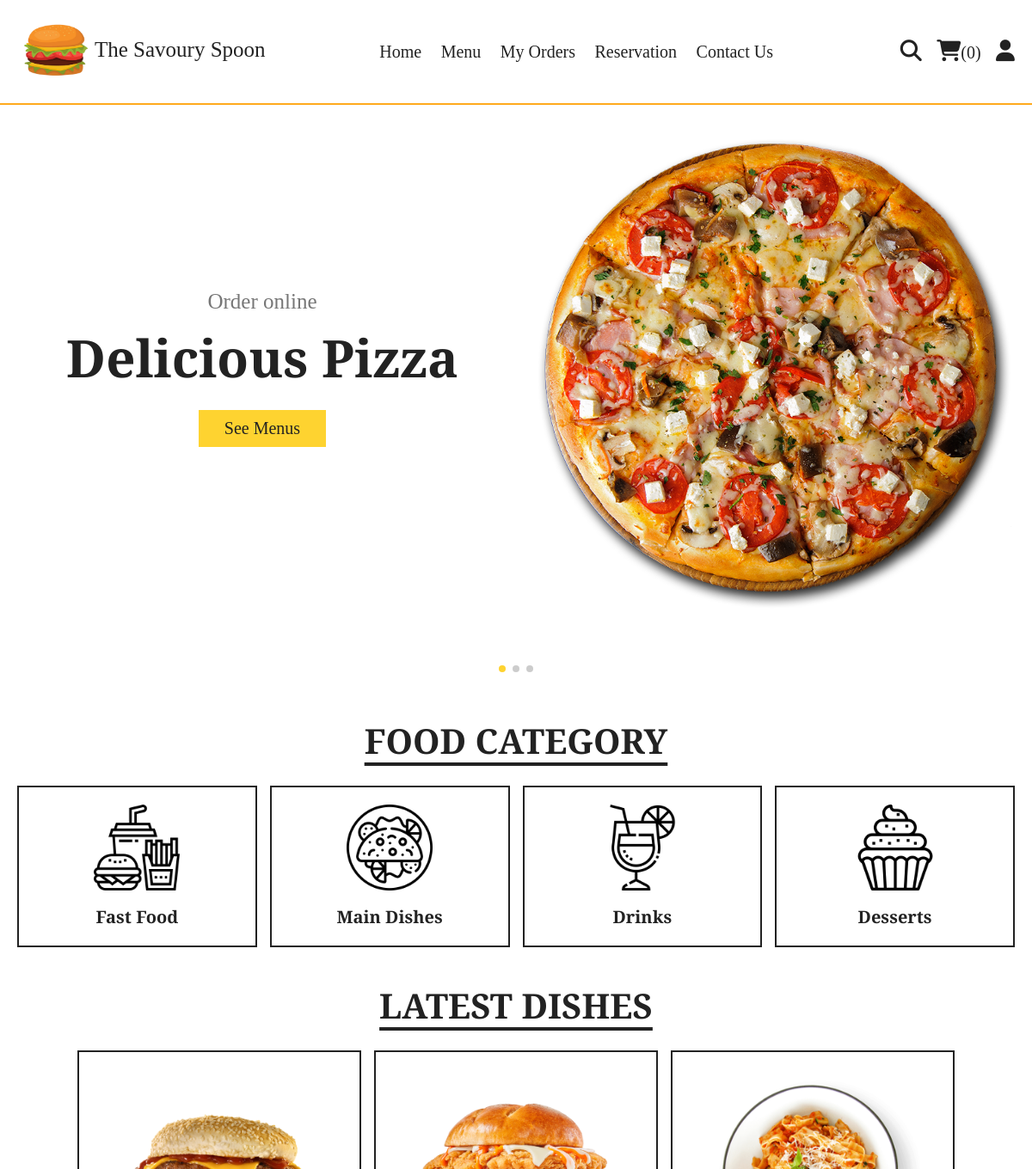
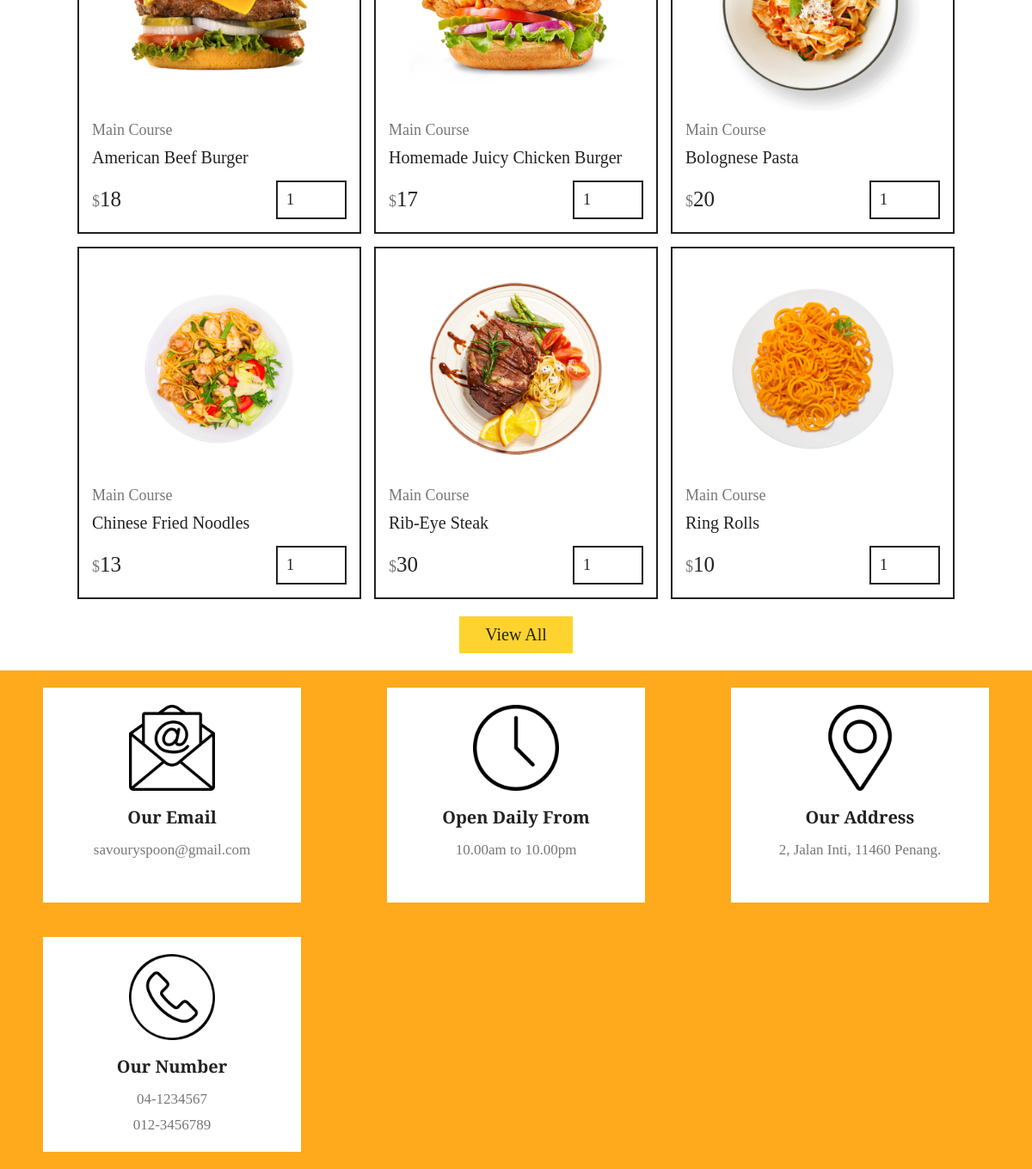
The app's page /home.php with its own data (2 pictures, top to bottom).
### tables this page shows
CREATE TABLE `products` (
  `id` int(100) NOT NULL,
  `name` varchar(100) NOT NULL,
  `category` varchar(100) NOT NULL,
  `price` int(10) NOT NULL,
  `image` varchar(100) NOT NULL
);

### home.php (the view, shortened to what this page needs)
<?php
include 'components/connect.php';
?>
<!DOCTYPE html>
<html lang="en">
<head>
   <link rel="stylesheet" href="https://unpkg.com/swiper@8/swiper-bundle.min.css" />
   <link rel="stylesheet" href="https://cdnjs.cloudflare.com/ajax/libs/font-awesome/6.1.1/css/all.min.css">
   <link rel="stylesheet" href="css/style.css">
</head>
<body>
<?php include 'components/user_header.php'; ?>
<section class="hero">
   <div class="swiper hero-slider">
      <div class="swiper-wrapper">
         <div class="swiper-slide slide">
            <div class="content">
               <span>Order online</span>
               <h3>Delicious pizza</h3>
               <a href="menu.php" class="btn">See Menus</a>
            </div>
            <div class="image">
               <img src="images/home-img-1.png" alt="">
            </div>
         </div>
         <div class="swiper-slide slide">
            <div class="content">
               <span>Order online</span>
               <h3>Chezzy hamburger</h3>
               <a href="menu.php" class="btn">see menus</a>
            </div>
            <div class="image">
               <img src="images/home-img-2.png" alt="">
            </div>
         </div>
         <div class="swiper-slide slide">
            <div class="content">
               <span>Order online</span>
               <h3>Roasted chicken</h3>
               <a href="menu.php" class="btn">see menus</a>
            </div>
            <div class="image">
               <img src="images/home-img-3.png" alt="">
            </div>
         </div>
      </div>
      <div class="swiper-pagination"></div>
   </div>
</section>
<section class="category">
   <h1 class="title">food category</h1>
   <div class="box-container">
      <a href="category.php?category=fast food" class="box">
         <img src="images/cat-1.png" alt="">
         <h3>fast food</h3>
      </a>
      <a href="category.php?category=main dish" class="box">
         <img src="images/cat-2.png" alt="">
         <h3>main dishes</h3>
      </a>
      <a href="category.php?category=drinks" class="box">
         <img src="images/cat-3.png" alt="">
         <h3>drinks</h3>
      </a>
      <a href="category.php?category=desserts" class="box">
         <img src="images/cat-4.png" alt="">
         <h3>desserts</h3>
      </a>
   </div>
</section>
<section class="products">
   <h1 class="title">latest dishes</h1>
   <div class="box-container">
      <?php
         $select_products = $conn->prepare("SELECT * FROM `products` LIMIT 6");
         $select_products->execute();
         if($select_products->rowCount() > 0){
            while($fetch_products = $select_products->fetch(PDO::FETCH_ASSOC)){
      ?>
      <form action="" method="post" class="box">
         <img src="uploaded_img/<?= $fetch_products['image']; ?>" alt="">
         <a href="category.php?category=<?= $fetch_products['category']; ?>" class="cat"><?= $fetch_products['category']; ?></a>
         <div class="name"><?= $fetch_products['name']; ?></div>
         <div class="flex">
            <div class="price"><span>$</span><?= $fetch_products['price']; ?></div>
            <input type="number" name="qty" class="qty" min="1" max="99" value="1" maxlength="2">
         </div>
      </form>
      <?php
            }
         }else{
            echo '<p class="empty">no products added yet!</p>';
         }
      ?>
   </div>
   <div class="more-btn">
      <a href="menu.php" class="btn">View all</a>
   </div>
</section>
<?php include 'components/footer.php'; ?>
</body>
</html>

### components/user_header.php (shortened to what this page needs)
<header class="header">
   <section class="flex">
    <a href="home.php" class="logo"><img src="images/logo.png" width="90" height="80" align="center">The Savoury Spoon</a>
      <nav class="navbar">
         <a href="home.php">Home</a>
         <a href="menu.php">Menu</a>
         <a href="orders.php">My Orders</a>
         <a href="reservation.php">Reservation</a>
         <a href="contact.php">Contact Us</a>
      </nav>
      <div class="icons">
         <?php
            $count_cart_items = $conn->prepare("SELECT * FROM `cart` WHERE user_id = ?");
            $count_cart_items->execute([$user_id]);
            $total_cart_items = $count_cart_items->rowCount();
         ?>
         <a href="search.php"><i class="fas fa-search"></i></a>
         <a href="cart.php"><i class="fas fa-shopping-cart"></i><span>(<?= $total_cart_items; ?>)</span></a>
         <div id="user-btn" class="fas fa-user"></div>
      </div>
   </section>
</header>

### components/footer.php (shortened to what this page needs)
<footer class="footer">
   <section class="grid">
      <div class="box">
         <img src="images/email-icon.png" alt="">
         <h3>Our email</h3>
         <a href="mailto:shaikhanas@gmail.com">savouryspoon@gmail.com</a>
      </div>
      <div class="box">
         <img src="images/clock-icon.png" alt="">
         <h3>Open Daily From</h3>
         <p>10.00am to 10.00pm</p>
      </div>
      <div class="box">
         <img src="images/map-icon.png" alt="">
         <h3>Our address</h3>
         <a href="https://goo.gl/maps/1vi5Wm8uCxrX7CdF9">2, Jalan Inti, 11460 Penang.</a>
      </div>
      <div class="box">
         <img src="images/phone-icon.png" alt="">
         <h3>Our number</h3>
         <a href="tel:041234567">04-1234567</a>
         <a href="tel:0123456789">012-3456789</a>
      </div>
   </section>
</footer>

### css/style.css (style rules this page uses)
:root { --yellow:#fed330; --red:#e74c3c; --white:#fff; --black:#222; --light-color:#777; --border:.2rem solid var(--black); }
* { font-family: 'EB Garamond'; margin:0; padding:0; box-sizing: border-box; outline: none; border: none; text-decoration: none; }
html { font-size: 62.5%; overflow-x: hidden; scroll-behavior: smooth; stop-opacity: 7rem; }
section { margin:0 auto; max-width: 1200px; padding:2rem; }
.title { text-align: center; margin-bottom: 2.5rem; font-size: 4rem; color:var(--black); text-transform: uppercase; text-decoration: underline; text-underline-offset: 1rem; }
.btn, .delete-btn { margin-top: 1rem; display: inline-block; font-size: 2rem; padding:1rem 3rem; cursor: pointer; text-transform: capitalize; transition: .2s linear; }
.btn { background-color: var(--yellow); color:var(--black); }
.header { position: sticky; top:0; left:0; right:0; z-index: 1000; background-color: var(--white); border-bottom: var(--border); border-bottom-color: #FFAA1D; }
.header .flex { display: flex; align-items: center; justify-content: space-between; position: relative; }
.header .flex .logo { color:var(--black); font-size: 25px; }
.header .flex .navbar a { font-size: 20px; color:var(--black); margin:0 1rem; }
.header .flex .icons > * { margin-left: 1.5rem; font-size: 2.5rem; color:var(--black); cursor: pointer; }
.header .flex .icons span { font-size: 2rem; }
.hero .slide { display: flex; align-items: center; flex-wrap: wrap-reverse; gap:2rem; margin-bottom: 4rem; }
.hero .slide .image { flex:1 1 40rem; }
.hero .slide .image img { width: 100%; }
.hero .slide .content { flex:1 1 40rem; text-align: center; }
.hero .slide .content span { font-size: 2.5rem; color:var(--light-color); }
.hero .slide .content h3 { margin:1rem 0; font-size: 6rem; color:var(--black); text-transform: capitalize; }
.category .box-container { display: grid; grid-template-columns: repeat(auto-fit, minmax(27rem, 1fr)); gap:1.5rem; align-items: flex-start; }
.category .box-container .box { border:var(--border); padding:2rem; text-align: center; }
.category .box-container .box img { width: 100%; height: 10rem; object-fit: contain; }
.category .box-container .box h3 { font-size: 2rem; margin-top: 1.5rem; color:var(--black); text-transform: capitalize; }
.products .box-container { display: grid; grid-template-columns: repeat(auto-fit, 33rem); justify-content: center; align-items: flex-start; gap:1.5rem; }
.products .box-container .box { border:var(--border); padding:1.5rem; position: relative; overflow: hidden; }
.products .box-container .box img { height: 25rem; width: 100%; object-fit: contain; margin-bottom: 1rem; }
.products .box-container .box .cat { font-size: 1.8rem; color:var(--light-color); }
.products .box-container .box .name { font-size: 2rem; color:var(--black); margin:1rem 0; }
.products .box-container .box .flex { display: flex; align-items: center; gap:1rem; margin-top: 1.5rem; }
.products .box-container .box .flex .price { margin-right: auto; font-size: 2.5rem; color:var(--black); }
.products .box-container .box .flex .price span { color:var(--light-color); font-size: 1.8rem; }
.products .box-container .box .flex .qty { padding:1rem; border:var(--border); font-size: 1.8rem; color:var(--black); }
.products .more-btn { margin-top: 1rem; text-align: center; }
.footer .grid { max-width: 100%; background-color: #FFAA1D; display: grid; grid-template-columns: repeat(auto-fit, minmax(27rem, 1fr)); gap:4rem; place-items: center; }
.footer .grid .box { width: 300px; background-color: #fff; border-color: #fff; padding:2rem; height: 250px; text-align: center; }
.footer .grid .box img { height: 10rem; width: 100%; object-fit: contain; margin-bottom: .5rem; color: #FFAA1D; }
.footer .grid .box h3 { margin:1rem 0; font-size: 2rem; color:var(--black); text-transform: capitalize; }
.footer .grid .box p, .footer .grid .box a { display: block; font-size: 1.7rem; color:var(--light-color); line-height: 1.8; }

### records on screen
products: image (picture), category "Main Course", name "American Beef Burger", price "18"
products: image (picture), category "Main Course", name "Homemade Juicy Chicken Burger", price "17"
products: image (picture), category "Main Course", name "Bolognese Pasta", price "20"
products: image (picture), category "Main Course", name "Chinese Fried Noodles", price "13"
products: image (picture), category "Main Course", name "Rib-Eye Steak", price "30"
products: image (picture), category "Main Course", name "Ring Rolls", price "10"

### other values on screen
$total_cart_items "0"
